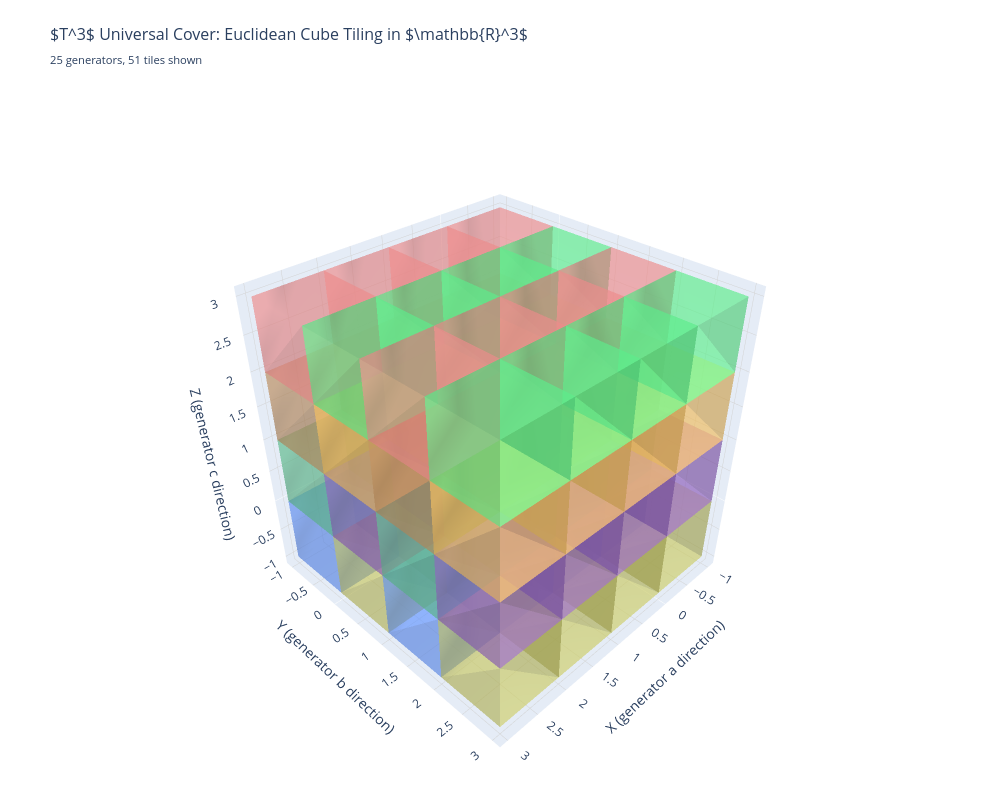

Notebook source saved alongside this figure:
### Markdown cell above
## 2.3 - 3D Visualization: Derived Cube Tiling & Polyhedron Analysis

We now visualize what the fundamental polyhedron algorithm extracted from T³,
and generate a portion of its universal cover tiling.

### Code cell
print('Analyzing 3-Torus Fundamental Polyhedron:\n')

# Generate universal cover tiles
print('Generating Universal Cover Tiling (depth=1)...')
tiles_3d = fp_3d.tile_universal_cover(depth=1)
print(f'  Total tiles: {len(tiles_3d)}')
print('  Tiles by depth:')
for d in range(2):
    count = sum(1 for t in tiles_3d if t["depth"] == d)
    if count > 0:
        print(f'    Depth {d}: {count} tiles')
print()

# Show the data we're working with
print('Face Pairings (Generators):')
for pairing in fp_3d.face_pairings:
    print(f'  {pairing.generator_symbol}:')
    print(f'    Simplex {pairing.simplex_a_idx} ↔ Simplex {pairing.simplex_b_idx}')
print()

# Create visualization showing both analysis and 3D rendering
print('Rendering 3D Euclidean Cube Tiling...')

fig = go.Figure()

# Generate a small grid of cubes with tile word-address labels
cube_size = 1.0
colors = ['rgba(100, 150, 255, 0.6)', 'rgba(100, 200, 150, 0.6)', 'rgba(200, 150, 100, 0.6)',
          'rgba(255, 150, 150, 0.6)', 'rgba(200, 200, 100, 0.6)', 'rgba(150, 100, 200, 0.6)',
          'rgba(255, 200, 100, 0.6)', 'rgba(100, 255, 150, 0.6)']
color_idx = 0
cube_count = 0

# Map from tile word address to position
tile_positions = {}

for x in range(-1, 3):
    for y in range(-1, 3):
        for z in range(-1, 3):
            # Define the 8 vertices of the cube at (x, y, z)
            vx = [x, x+cube_size, x+cube_size, x, x, x+cube_size, x+cube_size, x]
            vy = [y, y, y+cube_size, y+cube_size, y, y, y+cube_size, y+cube_size]
            vz = [z, z, z, z, z+cube_size, z+cube_size, z+cube_size, z+cube_size]

            # Determine which tile this represents (if available from computed tiles)
            tile_label = f"({x},{y},{z})"

            # Mesh3d uses i, j, k indices to define triangular faces
            fig.add_trace(go.Mesh3d(
                x=vx, y=vy, z=vz,
                i=[7, 0, 0, 0, 4, 4, 6, 6, 4, 0, 3, 2],
                j=[3, 4, 1, 2, 5, 6, 5, 2, 0, 1, 6, 3],
                k=[0, 7, 2, 3, 6, 7, 1, 1, 5, 5, 7, 6],
                color=colors[color_idx % len(colors)],
                hovertemplate=tile_label + '<extra></extra>',
                name=tile_label,
                showlegend=False,
                opacity=0.7
            ))
            color_idx += 1
            cube_count += 1

fig.update_layout(
    title=dict(text=r"$T^3$ Universal Cover: Euclidean Cube Tiling in $\mathbb{R}^3$" + f"<br><sub>{len(fp_3d.face_pairings)} generators, {len(tiles_3d)} tiles shown</sub>", font=dict(size=16)),
    scene=dict(
        xaxis_title='X (generator a direction)', yaxis_title='Y (generator b direction)', zaxis_title='Z (generator c direction)',
        xaxis=dict(showgrid=True, gridwidth=1, gridcolor='LightGray'),
        yaxis=dict(showgrid=True, gridwidth=1, gridcolor='LightGray'),
        zaxis=dict(showgrid=True, gridwidth=1, gridcolor='LightGray'),
        camera=dict(
            eye=dict(x=1.5, y=1.5, z=1.5)
        )
    ),
    width=1000, height=800,
    hovermode='closest',
    margin=dict(l=0, r=0, t=80, b=0)
)
fig.show()
print(f'✓ 3D visualization complete ({cube_count} cubes rendered, {len(tiles_3d)} tiles from polyhedron algorithm)\n')

### Figure 1 — Plotly figure (JSON) as saved in the notebook; plotly's stock layout.template omitted (floating-point values rounded to 4 significant figures)
{"data": [{"color": "rgba(100, 150, 255, 0.6)", "hovertemplate": "(-1,-1,-1)<extra></extra>", "i": [7, 0, 0, 0, 4, 4, 6, 6, 4, 0, 3, 2], "j": [3, 4, 1, 2, 5, 6, 5, 2, 0, 1, 6, 3], "k": [0, 7, 2, 3, 6, 7, 1, 1, 5, 5, 7, 6], "name": "(-1,-1,-1)", "opacity": 0.7, "showlegend": false, "type": "mesh3d", "x": [-1, 0.0, 0.0, -1, -1, 0.0, 0.0, -1], "y": [-1, -1, 0.0, 0.0, -1, -1, 0.0, 0.0], "z": [-1, -1, -1, -1, 0.0, 0.0, 0.0, 0.0]}, {"color": "rgba(100, 200, 150, 0.6)", "hovertemplate": "(-1,-1,0)<extra></extra>", "i": [7, 0, 0, 0, 4, 4, 6, 6, 4, 0, 3, 2], "j": [3, 4, 1, 2, 5, 6, 5, 2, 0, 1, 6, 3], "k": [0, 7, 2, 3, 6, 7, 1, 1, 5, 5, 7, 6], "name": "(-1,-1,0)", "opacity": 0.7, "showlegend": false, "type": "mesh3d", "x": [-1, 0.0, 0.0, -1, -1, 0.0, 0.0, -1], "y": [-1, -1, 0.0, 0.0, -1, -1, 0.0, 0.0], "z": [0, 0, 0, 0, 1.0, 1.0, 1.0, 1.0]}, {"color": "rgba(200, 150, 100, 0.6)", "hovertemplate": "(-1,-1,1)<extra></extra>", "i": [7, 0, 0, 0, 4, 4, 6, 6, 4, 0, 3, 2], "j": [3, 4, 1, 2, 5, 6, 5, 2, 0, 1, 6, 3], "k": [0, 7, 2, 3, 6, 7, 1, 1, 5, 5, 7, 6], "name": "(-1,-1,1)", "opacity": 0.7, "showlegend": false, "type": "mesh3d", "x": [-1, 0.0, 0.0, -1, -1, 0.0, 0.0, -1], "y": [-1, -1, 0.0, 0.0, -1, -1, 0.0, 0.0], "z": [1, 1, 1, 1, 2.0, 2.0, 2.0, 2.0]}, {"color": "rgba(255, 150, 150, 0.6)", "hovertemplate": "(-1,-1,2)<extra></extra>", "i": [7, 0, 0, 0, 4, 4, 6, 6, 4, 0, 3, 2], "j": [3, 4, 1, 2, 5, 6, 5, 2, 0, 1, 6, 3], "k": [0, 7, 2, 3, 6, 7, 1, 1, 5, 5, 7, 6], "name": "(-1,-1,2)", "opacity": 0.7, "showlegend": false, "type": "mesh3d", "x": [-1, 0.0, 0.0, -1, -1, 0.0, 0.0, -1], "y": [-1, -1, 0.0, 0.0, -1, -1, 0.0, 0.0], "z": [2, 2, 2, 2, 3.0, 3.0, 3.0, 3.0]}, {"color": "rgba(200, 200, 100, 0.6)", "hovertemplate": "(-1,0,-1)<extra></extra>", "i": [7, 0, 0, 0, 4, 4, 6, 6, 4, 0, 3, 2], "j": [3, 4, 1, 2, 5, 6, 5, 2, 0, 1, 6, 3], "k": [0, 7, 2, 3, 6, 7, 1, 1, 5, 5, 7, 6], "name": "(-1,0,-1)", "opacity": 0.7, "showlegend": false, "type": "mesh3d", "x": [-1, 0.0, 0.0, -1, -1, 0.0, 0.0, -1], "y": [0, 0, 1.0, 1.0, 0, 0, 1.0, 1.0], "z": [-1, -1, -1, -1, 0.0, 0.0, 0.0, 0.0]}, {"color": "rgba(150, 100, 200, 0.6)", "hovertemplate": "(-1,0,0)<extra></extra>", "i": [7, 0, 0, 0, 4, 4, 6, 6, 4, 0, 3, 2], "j": [3, 4, 1, 2, 5, 6, 5, 2, 0, 1, 6, 3], "k": [0, 7, 2, 3, 6, 7, 1, 1, 5, 5, 7, 6], "name": "(-1,0,0)", "opacity": 0.7, "showlegend": false, "type": "mesh3d", "x": [-1, 0.0, 0.0, -1, -1, 0.0, 0.0, -1], "y": [0, 0, 1.0, 1.0, 0, 0, 1.0, 1.0], "z": [0, 0, 0, 0, 1.0, 1.0, 1.0, 1.0]}, {"color": "rgba(255, 200, 100, 0.6)", "hovertemplate": "(-1,0,1)<extra></extra>", "i": [7, 0, 0, 0, 4, 4, 6, 6, 4, 0, 3, 2], "j": [3, 4, 1, 2, 5, 6, 5, 2, 0, 1, 6, 3], "k": [0, 7, 2, 3, 6, 7, 1, 1, 5, 5, 7, 6], "name": "(-1,0,1)", "opacity": 0.7, "showlegend": false, "type": "mesh3d", "x": [-1, 0.0, 0.0, -1, -1, 0.0, 0.0, -1], "y": [0, 0, 1.0, 1.0, 0, 0, 1.0, 1.0], "z": [1, 1, 1, 1, 2.0, 2.0, 2.0, 2.0]}, {"color": "rgba(100, 255, 150, 0.6)", "hovertemplate": "(-1,0,2)<extra></extra>", "i": [7, 0, 0, 0, 4, 4, 6, 6, 4, 0, 3, 2], "j": [3, 4, 1, 2, 5, 6, 5, 2, 0, 1, 6, 3], "k": [0, 7, 2, 3, 6, 7, 1, 1, 5, 5, 7, 6], "name": "(-1,0,2)", "opacity": 0.7, "showlegend": false, "type": "mesh3d", "x": [-1, 0.0, 0.0, -1, -1, 0.0, 0.0, -1], "y": [0, 0, 1.0, 1.0, 0, 0, 1.0, 1.0], "z": [2, 2, 2, 2, 3.0, 3.0, 3.0, 3.0]}, {"color": "rgba(100, 150, 255, 0.6)", "hovertemplate": "(-1,1,-1)<extra></extra>", "i": [7, 0, 0, 0, 4, 4, 6, 6, 4, 0, 3, 2], "j": [3, 4, 1, 2, 5, 6, 5, 2, 0, 1, 6, 3], "k": [0, 7, 2, 3, 6, 7, 1, 1, 5, 5, 7, 6], "name": "(-1,1,-1)", "opacity": 0.7, "showlegend": false, "type": "mesh3d", "x": [-1, 0.0, 0.0, -1, -1, 0.0, 0.0, -1], "y": [1, 1, 2.0, 2.0, 1, 1, 2.0, 2.0], "z": [-1, -1, -1, -1, 0.0, 0.0, 0.0, 0.0]}, {"color": "rgba(100, 200, 150, 0.6)", "hovertemplate": "(-1,1,0)<extra></extra>", "i": [7, 0, 0, 0, 4, 4, 6, 6, 4, 0, 3, 2], "j": [3, 4, 1, 2, 5, 6, 5, 2, 0, 1, 6, 3], "k": [0, 7, 2, 3, 6, 7, 1, 1, 5, 5, 7, 6], "name": "(-1,1,0)", "opacity": 0.7, "showlegend": false, "type": "mesh3d", "x": [-1, 0.0, 0.0, -1, -1, 0.0, 0.0, -1], "y": [1, 1, 2.0, 2.0, 1, 1, 2.0, 2.0], "z": [0, 0, 0, 0, 1.0, 1.0, 1.0, 1.0]}, {"color": "rgba(200, 150, 100, 0.6)", "hovertemplate": "(-1,1,1)<extra></extra>", "i": [7, 0, 0, 0, 4, 4, 6, 6, 4, 0, 3, 2], "j": [3, 4, 1, 2, 5, 6, 5, 2, 0, 1, 6, 3], "k": [0, 7, 2, 3, 6, 7, 1, 1, 5, 5, 7, 6], "name": "(-1,1,1)", "opacity": 0.7, "showlegend": false, "type": "mesh3d", "x": [-1, 0.0, 0.0, -1, -1, 0.0, 0.0, -1], "y": [1, 1, 2.0, 2.0, 1, 1, 2.0, 2.0], "z": [1, 1, 1, 1, 2.0, 2.0, 2.0, 2.0]}, {"color": "rgba(255, 150, 150, 0.6)", "hovertemplate": "(-1,1,2)<extra></extra>", "i": [7, 0, 0, 0, 4, 4, 6, 6, 4, 0, 3, 2], "j": [3, 4, 1, 2, 5, 6, 5, 2, 0, 1, 6, 3], "k": [0, 7, 2, 3, 6, 7, 1, 1, 5, 5, 7, 6], "name": "(-1,1,2)", "opacity": 0.7, "showlegend": false, "type": "mesh3d", "x": [-1, 0.0, 0.0, -1, -1, 0.0, 0.0, -1], "y": [1, 1, 2.0, 2.0, 1, 1, 2.0, 2.0], "z": [2, 2, 2, 2, 3.0, 3.0, 3.0, 3.0]}, {"color": "rgba(200, 200, 100, 0.6)", "hovertemplate": "(-1,2,-1)<extra></extra>", "i": [7, 0, 0, 0, 4, 4, 6, 6, 4, 0, 3, 2], "j": [3, 4, 1, 2, 5, 6, 5, 2, 0, 1, 6, 3], "k": [0, 7, 2, 3, 6, 7, 1, 1, 5, 5, 7, 6], "name": "(-1,2,-1)", "opacity": 0.7, "showlegend": false, "type": "mesh3d", "x": [-1, 0.0, 0.0, -1, -1, 0.0, 0.0, -1], "y": [2, 2, 3.0, 3.0, 2, 2, 3.0, 3.0], "z": [-1, -1, -1, -1, 0.0, 0.0, 0.0, 0.0]}, {"color": "rgba(150, 100, 200, 0.6)", "hovertemplate": "(-1,2,0)<extra></extra>", "i": [7, 0, 0, 0, 4, 4, 6, 6, 4, 0, 3, 2], "j": [3, 4, 1, 2, 5, 6, 5, 2, 0, 1, 6, 3], "k": [0, 7, 2, 3, 6, 7, 1, 1, 5, 5, 7, 6], "name": "(-1,2,0)", "opacity": 0.7, "showlegend": false, "type": "mesh3d", "x": [-1, 0.0, 0.0, -1, -1, 0.0, 0.0, -1], "y": [2, 2, 3.0, 3.0, 2, 2, 3.0, 3.0], "z": [0, 0, 0, 0, 1.0, 1.0, 1.0, 1.0]}, {"color": "rgba(255, 200, 100, 0.6)", "hovertemplate": "(-1,2,1)<extra></extra>", "i": [7, 0, 0, 0, 4, 4, 6, 6, 4, 0, 3, 2], "j": [3, 4, 1, 2, 5, 6, 5, 2, 0, 1, 6, 3], "k": [0, 7, 2, 3, 6, 7, 1, 1, 5, 5, 7, 6], "name": "(-1,2,1)", "opacity": 0.7, "showlegend": false, "type": "mesh3d", "x": [-1, 0.0, 0.0, -1, -1, 0.0, 0.0, -1], "y": [2, 2, 3.0, 3.0, 2, 2, 3.0, 3.0], "z": [1, 1, 1, 1, 2.0, 2.0, 2.0, 2.0]}, {"color": "rgba(100, 255, 150, 0.6)", "hovertemplate": "(-1,2,2)<extra></extra>", "i": [7, 0, 0, 0, 4, 4, 6, 6, 4, 0, 3, 2], "j": [3, 4, 1, 2, 5, 6, 5, 2, 0, 1, 6, 3], "k": [0, 7, 2, 3, 6, 7, 1, 1, 5, 5, 7, 6], "name": "(-1,2,2)", "opacity": 0.7, "showlegend": false, "type": "mesh3d", "x": [-1, 0.0, 0.0, -1, -1, 0.0, 0.0, -1], "y": [2, 2, 3.0, 3.0, 2, 2, 3.0, 3.0], "z": [2, 2, 2, 2, 3.0, 3.0, 3.0, 3.0]}, {"color": "rgba(100, 150, 255, 0.6)", "hovertemplate": "(0,-1,-1)<extra></extra>", "i": [7, 0, 0, 0, 4, 4, 6, 6, 4, 0, 3, 2], "j": [3, 4, 1, 2, 5, 6, 5, 2, 0, 1, 6, 3], "k": [0, 7, 2, 3, 6, 7, 1, 1, 5, 5, 7, 6], "name": "(0,-1,-1)", "opacity": 0.7, "showlegend": false, "type": "mesh3d", "x": [0, 1.0, 1.0, 0, 0, 1.0, 1.0, 0], "y": [-1, -1, 0.0, 0.0, -1, -1, 0.0, 0.0], "z": [-1, -1, -1, -1, 0.0, 0.0, 0.0, 0.0]}, {"color": "rgba(100, 200, 150, 0.6)", "hovertemplate": "(0,-1,0)<extra></extra>", "i": [7, 0, 0, 0, 4, 4, 6, 6, 4, 0, 3, 2], "j": [3, 4, 1, 2, 5, 6, 5, 2, 0, 1, 6, 3], "k": [0, 7, 2, 3, 6, 7, 1, 1, 5, 5, 7, 6], "name": "(0,-1,0)", "opacity": 0.7, "showlegend": false, "type": "mesh3d", "x": [0, 1.0, 1.0, 0, 0, 1.0, 1.0, 0], "y": [-1, -1, 0.0, 0.0, -1, -1, 0.0, 0.0], "z": [0, 0, 0, 0, 1.0, 1.0, 1.0, 1.0]}, {"color": "rgba(200, 150, 100, 0.6)", "hovertemplate": "(0,-1,1)<extra></extra>", "i": [7, 0, 0, 0, 4, 4, 6, 6, 4, 0, 3, 2], "j": [3, 4, 1, 2, 5, 6, 5, 2, 0, 1, 6, 3], "k": [0, 7, 2, 3, 6, 7, 1, 1, 5, 5, 7, 6], "name": "(0,-1,1)", "opacity": 0.7, "showlegend": false, "type": "mesh3d", "x": [0, 1.0, 1.0, 0, 0, 1.0, 1.0, 0], "y": [-1, -1, 0.0, 0.0, -1, -1, 0.0, 0.0], "z": [1, 1, 1, 1, 2.0, 2.0, 2.0, 2.0]}, {"color": "rgba(255, 150, 150, 0.6)", "hovertemplate": "(0,-1,2)<extra></extra>", "i": [7, 0, 0, 0, 4, 4, 6, 6, 4, 0, 3, 2], "j": [3, 4, 1, 2, 5, 6, 5, 2, 0, 1, 6, 3], "k": [0, 7, 2, 3, 6, 7, 1, 1, 5, 5, 7, 6], "name": "(0,-1,2)", "opacity": 0.7, "showlegend": false, "type": "mesh3d", "x": [0, 1.0, 1.0, 0, 0, 1.0, 1.0, 0], "y": [-1, -1, 0.0, 0.0, -1, -1, 0.0, 0.0], "z": [2, 2, 2, 2, 3.0, 3.0, 3.0, 3.0]}, {"color": "rgba(200, 200, 100, 0.6)", "hovertemplate": "(0,0,-1)<extra></extra>", "i": [7, 0, 0, 0, 4, 4, 6, 6, 4, 0, 3, 2], "j": [3, 4, 1, 2, 5, 6, 5, 2, 0, 1, 6, 3], "k": [0, 7, 2, 3, 6, 7, 1, 1, 5, 5, 7, 6], "name": "(0,0,-1)", "opacity": 0.7, "showlegend": false, "type": "mesh3d", "x": [0, 1.0, 1.0, 0, 0, 1.0, 1.0, 0], "y": [0, 0, 1.0, 1.0, 0, 0, 1.0, 1.0], "z": [-1, -1, -1, -1, 0.0, 0.0, 0.0, 0.0]}, {"color": "rgba(150, 100, 200, 0.6)", "hovertemplate": "(0,0,0)<extra></extra>", "i": [7, 0, 0, 0, 4, 4, 6, 6, 4, 0, 3, 2], "j": [3, 4, 1, 2, 5, 6, 5, 2, 0, 1, 6, 3], "k": [0, 7, 2, 3, 6, 7, 1, 1, 5, 5, 7, 6], "name": "(0,0,0)", "opacity": 0.7, "showlegend": false, "type": "mesh3d", "x": [0, 1.0, 1.0, 0, 0, 1.0, 1.0, 0], "y": [0, 0, 1.0, 1.0, 0, 0, 1.0, 1.0], "z": [0, 0, 0, 0, 1.0, 1.0, 1.0, 1.0]}, {"color": "rgba(255, 200, 100, 0.6)", "hovertemplate": "(0,0,1)<extra></extra>", "i": [7, 0, 0, 0, 4, 4, 6, 6, 4, 0, 3, 2], "j": [3, 4, 1, 2, 5, 6, 5, 2, 0, 1, 6, 3], "k": [0, 7, 2, 3, 6, 7, 1, 1, 5, 5, 7, 6], "name": "(0,0,1)", "opacity": 0.7, "showlegend": false, "type": "mesh3d", "x": [0, 1.0, 1.0, 0, 0, 1.0, 1.0, 0], "y": [0, 0, 1.0, 1.0, 0, 0, 1.0, 1.0], "z": [1, 1, 1, 1, 2.0, 2.0, 2.0, 2.0]}, {"color": "rgba(100, 255, 150, 0.6)", "hovertemplate": "(0,0,2)<extra></extra>", "i": [7, 0, 0, 0, 4, 4, 6, 6, 4, 0, 3, 2], "j": [3, 4, 1, 2, 5, 6, 5, 2, 0, 1, 6, 3], "k": [0, 7, 2, 3, 6, 7, 1, 1, 5, 5, 7, 6], "name": "(0,0,2)", "opacity": 0.7, "showlegend": false, "type": "mesh3d", "x": [0, 1.0, 1.0, 0, 0, 1.0, 1.0, 0], "y": [0, 0, 1.0, 1.0, 0, 0, 1.0, 1.0], "z": [2, 2, 2, 2, 3.0, 3.0, 3.0, 3.0]}, {"color": "rgba(100, 150, 255, 0.6)", "hovertemplate": "(0,1,-1)<extra></extra>", "i": [7, 0, 0, 0, 4, 4, 6, 6, 4, 0, 3, 2], "j": [3, 4, 1, 2, 5, 6, 5, 2, 0, 1, 6, 3], "k": [0, 7, 2, 3, 6, 7, 1, 1, 5, 5, 7, 6], "name": "(0,1,-1)", "opacity": 0.7, "showlegend": false, "type": "mesh3d", "x": [0, 1.0, 1.0, 0, 0, 1.0, 1.0, 0], "y": [1, 1, 2.0, 2.0, 1, 1, 2.0, 2.0], "z": [-1, -1, -1, -1, 0.0, 0.0, 0.0, 0.0]}, {"color": "rgba(100, 200, 150, 0.6)", "hovertemplate": "(0,1,0)<extra></extra>", "i": [7, 0, 0, 0, 4, 4, 6, 6, 4, 0, 3, 2], "j": [3, 4, 1, 2, 5, 6, 5, 2, 0, 1, 6, 3], "k": [0, 7, 2, 3, 6, 7, 1, 1, 5, 5, 7, 6], "name": "(0,1,0)", "opacity": 0.7, "showlegend": false, "type": "mesh3d", "x": [0, 1.0, 1.0, 0, 0, 1.0, 1.0, 0], "y": [1, 1, 2.0, 2.0, 1, 1, 2.0, 2.0], "z": [0, 0, 0, 0, 1.0, 1.0, 1.0, 1.0]}, {"color": "rgba(200, 150, 100, 0.6)", "hovertemplate": "(0,1,1)<extra></extra>", "i": [7, 0, 0, 0, 4, 4, 6, 6, 4, 0, 3, 2], "j": [3, 4, 1, 2, 5, 6, 5, 2, 0, 1, 6, 3], "k": [0, 7, 2, 3, 6, 7, 1, 1, 5, 5, 7, 6], "name": "(0,1,1)", "opacity": 0.7, "showlegend": false, "type": "mesh3d", "x": [0, 1.0, 1.0, 0, 0, 1.0, 1.0, 0], "y": [1, 1, 2.0, 2.0, 1, 1, 2.0, 2.0], "z": [1, 1, 1, 1, 2.0, 2.0, 2.0, 2.0]}, {"color": "rgba(255, 150, 150, 0.6)", "hovertemplate": "(0,1,2)<extra></extra>", "i": [7, 0, 0, 0, 4, 4, 6, 6, 4, 0, 3, 2], "j": [3, 4, 1, 2, 5, 6, 5, 2, 0, 1, 6, 3], "k": [0, 7, 2, 3, 6, 7, 1, 1, 5, 5, 7, 6], "name": "(0,1,2)", "opacity": 0.7, "showlegend": false, "type": "mesh3d", "x": [0, 1.0, 1.0, 0, 0, 1.0, 1.0, 0], "y": [1, 1, 2.0, 2.0, 1, 1, 2.0, 2.0], "z": [2, 2, 2, 2, 3.0, 3.0, 3.0, 3.0]}, {"color": "rgba(200, 200, 100, 0.6)", "hovertemplate": "(0,2,-1)<extra></extra>", "i": [7, 0, 0, 0, 4, 4, 6, 6, 4, 0, 3, 2], "j": [3, 4, 1, 2, 5, 6, 5, 2, 0, 1, 6, 3], "k": [0, 7, 2, 3, 6, 7, 1, 1, 5, 5, 7, 6], "name": "(0,2,-1)", "opacity": 0.7, "showlegend": false, "type": "mesh3d", "x": [0, 1.0, 1.0, 0, 0, 1.0, 1.0, 0], "y": [2, 2, 3.0, 3.0, 2, 2, 3.0, 3.0], "z": [-1, -1, -1, -1, 0.0, 0.0, 0.0, 0.0]}, {"color": "rgba(150, 100, 200, 0.6)", "hovertemplate": "(0,2,0)<extra></extra>", "i": [7, 0, 0, 0, 4, 4, 6, 6, 4, 0, 3, 2], "j": [3, 4, 1, 2, 5, 6, 5, 2, 0, 1, 6, 3], "k": [0, 7, 2, 3, 6, 7, 1, 1, 5, 5, 7, 6], "name": "(0,2,0)", "opacity": 0.7, "showlegend": false, "type": "mesh3d", "x": [0, 1.0, 1.0, 0, 0, 1.0, 1.0, 0], "y": [2, 2, 3.0, 3.0, 2, 2, 3.0, 3.0], "z": [0, 0, 0, 0, 1.0, 1.0, 1.0, 1.0]}, {"color": "rgba(255, 200, 100, 0.6)", "hovertemplate": "(0,2,1)<extra></extra>", "i": [7, 0, 0, 0, 4, 4, 6, 6, 4, 0, 3, 2], "j": [3, 4, 1, 2, 5, 6, 5, 2, 0, 1, 6, 3], "k": [0, 7, 2, 3, 6, 7, 1, 1, 5, 5, 7, 6], "name": "(0,2,1)", "opacity": 0.7, "showlegend": false, "type": "mesh3d", "x": [0, 1.0, 1.0, 0, 0, 1.0, 1.0, 0], "y": [2, 2, 3.0, 3.0, 2, 2, 3.0, 3.0], "z": [1, 1, 1, 1, 2.0, 2.0, 2.0, 2.0]}, {"color": "rgba(100, 255, 150, 0.6)", "hovertemplate": "(0,2,2)<extra></extra>", "i": [7, 0, 0, 0, 4, 4, 6, 6, 4, 0, 3, 2], "j": [3, 4, 1, 2, 5, 6, 5, 2, 0, 1, 6, 3], "k": [0, 7, 2, 3, 6, 7, 1, 1, 5, 5, 7, 6], "name": "(0,2,2)", "opacity": 0.7, "showlegend": false, "type": "mesh3d", "x": [0, 1.0, 1.0, 0, 0, 1.0, 1.0, 0], "y": [2, 2, 3.0, 3.0, 2, 2, 3.0, 3.0], "z": [2, 2, 2, 2, 3.0, 3.0, 3.0, 3.0]}, {"color": "rgba(100, 150, 255, 0.6)", "hovertemplate": "(1,-1,-1)<extra></extra>", "i": [7, 0, 0, 0, 4, 4, 6, 6, 4, 0, 3, 2], "j": [3, 4, 1, 2, 5, 6, 5, 2, 0, 1, 6, 3], "k": [0, 7, 2, 3, 6, 7, 1, 1, 5, 5, 7, 6], "name": "(1,-1,-1)", "opacity": 0.7, "showlegend": false, "type": "mesh3d", "x": [1, 2.0, 2.0, 1, 1, 2.0, 2.0, 1], "y": [-1, -1, 0.0, 0.0, -1, -1, 0.0, 0.0], "z": [-1, -1, -1, -1, 0.0, 0.0, 0.0, 0.0]}, {"color": "rgba(100, 200, 150, 0.6)", "hovertemplate": "(1,-1,0)<extra></extra>", "i": [7, 0, 0, 0, 4, 4, 6, 6, 4, 0, 3, 2], "j": [3, 4, 1, 2, 5, 6, 5, 2, 0, 1, 6, 3], "k": [0, 7, 2, 3, 6, 7, 1, 1, 5, 5, 7, 6], "name": "(1,-1,0)", "opacity": 0.7, "showlegend": false, "type": "mesh3d", "x": [1, 2.0, 2.0, 1, 1, 2.0, 2.0, 1], "y": [-1, -1, 0.0, 0.0, -1, -1, 0.0, 0.0], "z": [0, 0, 0, 0, 1.0, 1.0, 1.0, 1.0]}, {"color": "rgba(200, 150, 100, 0.6)", "hovertemplate": "(1,-1,1)<extra></extra>", "i": [7, 0, 0, 0, 4, 4, 6, 6, 4, 0, 3, 2], "j": [3, 4, 1, 2, 5, 6, 5, 2, 0, 1, 6, 3], "k": [0, 7, 2, 3, 6, 7, 1, 1, 5, 5, 7, 6], "name": "(1,-1,1)", "opacity": 0.7, "showlegend": false, "type": "mesh3d", "x": [1, 2.0, 2.0, 1, 1, 2.0, 2.0, 1], "y": [-1, -1, 0.0, 0.0, -1, -1, 0.0, 0.0], "z": [1, 1, 1, 1, 2.0, 2.0, 2.0, 2.0]}, {"color": "rgba(255, 150, 150, 0.6)", "hovertemplate": "(1,-1,2)<extra></extra>", "i": [7, 0, 0, 0, 4, 4, 6, 6, 4, 0, 3, 2], "j": [3, 4, 1, 2, 5, 6, 5, 2, 0, 1, 6, 3], "k": [0, 7, 2, 3, 6, 7, 1, 1, 5, 5, 7, 6], "name": "(1,-1,2)", "opacity": 0.7, "showlegend": false, "type": "mesh3d", "x": [1, 2.0, 2.0, 1, 1, 2.0, 2.0, 1], "y": [-1, -1, 0.0, 0.0, -1, -1, 0.0, 0.0], "z": [2, 2, 2, 2, 3.0, 3.0, 3.0, 3.0]}, {"color": "rgba(200, 200, 100, 0.6)", "hovertemplate": "(1,0,-1)<extra></extra>", "i": [7, 0, 0, 0, 4, 4, 6, 6, 4, 0, 3, 2], "j": [3, 4, 1, 2, 5, 6, 5, 2, 0, 1, 6, 3], "k": [0, 7, 2, 3, 6, 7, 1, 1, 5, 5, 7, 6], "name": "(1,0,-1)", "opacity": 0.7, "showlegend": false, "type": "mesh3d", "x": [1, 2.0, 2.0, 1, 1, 2.0, 2.0, 1], "y": [0, 0, 1.0, 1.0, 0, 0, 1.0, 1.0], "z": [-1, -1, -1, -1, 0.0, 0.0, 0.0, 0.0]}, {"color": "rgba(150, 100, 200, 0.6)", "hovertemplate": "(1,0,0)<extra></extra>", "i": [7, 0, 0, 0, 4, 4, 6, 6, 4, 0, 3, 2], "j": [3, 4, 1, 2, 5, 6, 5, 2, 0, 1, 6, 3], "k": [0, 7, 2, 3, 6, 7, 1, 1, 5, 5, 7, 6], "name": "(1,0,0)", "opacity": 0.7, "showlegend": false, "type": "mesh3d", "x": [1, 2.0, 2.0, 1, 1, 2.0, 2.0, 1], "y": [0, 0, 1.0, 1.0, 0, 0, 1.0, 1.0], "z": [0, 0, 0, 0, 1.0, 1.0, 1.0, 1.0]}, {"color": "rgba(255, 200, 100, 0.6)", "hovertemplate": "(1,0,1)<extra></extra>", "i": [7, 0, 0, 0, 4, 4, 6, 6, 4, 0, 3, 2], "j": [3, 4, 1, 2, 5, 6, 5, 2, 0, 1, 6, 3], "k": [0, 7, 2, 3, 6, 7, 1, 1, 5, 5, 7, 6], "name": "(1,0,1)", "opacity": 0.7, "showlegend": false, "type": "mesh3d", "x": [1, 2.0, 2.0, 1, 1, 2.0, 2.0, 1], "y": [0, 0, 1.0, 1.0, 0, 0, 1.0, 1.0], "z": [1, 1, 1, 1, 2.0, 2.0, 2.0, 2.0]}, {"color": "rgba(100, 255, 150, 0.6)", "hovertemplate": "(1,0,2)<extra></extra>", "i": [7, 0, 0, 0, 4, 4, 6, 6, 4, 0, 3, 2], "j": [3, 4, 1, 2, 5, 6, 5, 2, 0, 1, 6, 3], "k": [0, 7, 2, 3, 6, 7, 1, 1, 5, 5, 7, 6], "name": "(1,0,2)", "opacity": 0.7, "showlegend": false, "type": "mesh3d", "x": [1, 2.0, 2.0, 1, 1, 2.0, 2.0, 1], "y": [0, 0, 1.0, 1.0, 0, 0, 1.0, 1.0], "z": [2, 2, 2, 2, 3.0, 3.0, 3.0, 3.0]}, {"color": "rgba(100, 150, 255, 0.6)", "hovertemplate": "(1,1,-1)<extra></extra>", "i": [7, 0, 0, 0, 4, 4, 6, 6, 4, 0, 3, 2], "j": [3, 4, 1, 2, 5, 6, 5, 2, 0, 1, 6, 3], "k": [0, 7, 2, 3, 6, 7, 1, 1, 5, 5, 7, 6], "name": "(1,1,-1)", "opacity": 0.7, "showlegend": false, "type": "mesh3d", "x": [1, 2.0, 2.0, 1, 1, 2.0, 2.0, 1], "y": [1, 1, 2.0, 2.0, 1, 1, 2.0, 2.0], "z": [-1, -1, -1, -1, 0.0, 0.0, 0.0, 0.0]}, {"color": "rgba(100, 200, 150, 0.6)", "hovertemplate": "(1,1,0)<extra></extra>", "i": [7, 0, 0, 0, 4, 4, 6, 6, 4, 0, 3, 2], "j": [3, 4, 1, 2, 5, 6, 5, 2, 0, 1, 6, 3], "k": [0, 7, 2, 3, 6, 7, 1, 1, 5, 5, 7, 6], "name": "(1,1,0)", "opacity": 0.7, "showlegend": false, "type": "mesh3d", "x": [1, 2.0, 2.0, 1, 1, 2.0, 2.0, 1], "y": [1, 1, 2.0, 2.0, 1, 1, 2.0, 2.0], "z": [0, 0, 0, 0, 1.0, 1.0, 1.0, 1.0]}, {"color": "rgba(200, 150, 100, 0.6)", "hovertemplate": "(1,1,1)<extra></extra>", "i": [7, 0, 0, 0, 4, 4, 6, 6, 4, 0, 3, 2], "j": [3, 4, 1, 2, 5, 6, 5, 2, 0, 1, 6, 3], "k": [0, 7, 2, 3, 6, 7, 1, 1, 5, 5, 7, 6], "name": "(1,1,1)", "opacity": 0.7, "showlegend": false, "type": "mesh3d", "x": [1, 2.0, 2.0, 1, 1, 2.0, 2.0, 1], "y": [1, 1, 2.0, 2.0, 1, 1, 2.0, 2.0], "z": [1, 1, 1, 1, 2.0, 2.0, 2.0, 2.0]}, {"color": "rgba(255, 150, 150, 0.6)", "hovertemplate": "(1,1,2)<extra></extra>", "i": [7, 0, 0, 0, 4, 4, 6, 6, 4, 0, 3, 2], "j": [3, 4, 1, 2, 5, 6, 5, 2, 0, 1, 6, 3], "k": [0, 7, 2, 3, 6, 7, 1, 1, 5, 5, 7, 6], "name": "(1,1,2)", "opacity": 0.7, "showlegend": false, "type": "mesh3d", "x": [1, 2.0, 2.0, 1, 1, 2.0, 2.0, 1], "y": [1, 1, 2.0, 2.0, 1, 1, 2.0, 2.0], "z": [2, 2, 2, 2, 3.0, 3.0, 3.0, 3.0]}, {"color": "rgba(200, 200, 100, 0.6)", "hovertemplate": "(1,2,-1)<extra></extra>", "i": [7, 0, 0, 0, 4, 4, 6, 6, 4, 0, 3, 2], "j": [3, 4, 1, 2, 5, 6, 5, 2, 0, 1, 6, 3], "k": [0, 7, 2, 3, 6, 7, 1, 1, 5, 5, 7, 6], "name": "(1,2,-1)", "opacity": 0.7, "showlegend": false, "type": "mesh3d", "x": [1, 2.0, 2.0, 1, 1, 2.0, 2.0, 1], "y": [2, 2, 3.0, 3.0, 2, 2, 3.0, 3.0], "z": [-1, -1, -1, -1, 0.0, 0.0, 0.0, 0.0]}, {"color": "rgba(150, 100, 200, 0.6)", "hovertemplate": "(1,2,0)<extra></extra>", "i": [7, 0, 0, 0, 4, 4, 6, 6, 4, 0, 3, 2], "j": [3, 4, 1, 2, 5, 6, 5, 2, 0, 1, 6, 3], "k": [0, 7, 2, 3, 6, 7, 1, 1, 5, 5, 7, 6], "name": "(1,2,0)", "opacity": 0.7, "showlegend": false, "type": "mesh3d", "x": [1, 2.0, 2.0, 1, 1, 2.0, 2.0, 1], "y": [2, 2, 3.0, 3.0, 2, 2, 3.0, 3.0], "z": [0, 0, 0, 0, 1.0, 1.0, 1.0, 1.0]}, {"color": "rgba(255, 200, 100, 0.6)", "hovertemplate": "(1,2,1)<extra></extra>", "i": [7, 0, 0, 0, 4, 4, 6, 6, 4, 0, 3, 2], "j": [3, 4, 1, 2, 5, 6, 5, 2, 0, 1, 6, 3], "k": [0, 7, 2, 3, 6, 7, 1, 1, 5, 5, 7, 6], "name": "(1,2,1)", "opacity": 0.7, "showlegend": false, "type": "mesh3d", "x": [1, 2.0, 2.0, 1, 1, 2.0, 2.0, 1], "y": [2, 2, 3.0, 3.0, 2, 2, 3.0, 3.0], "z": [1, 1, 1, 1, 2.0, 2.0, 2.0, 2.0]}, {"color": "rgba(100, 255, 150, 0.6)", "hovertemplate": "(1,2,2)<extra></extra>", "i": [7, 0, 0, 0, 4, 4, 6, 6, 4, 0, 3, 2], "j": [3, 4, 1, 2, 5, 6, 5, 2, 0, 1, 6, 3], "k": [0, 7, 2, 3, 6, 7, 1, 1, 5, 5, 7, 6], "name": "(1,2,2)", "opacity": 0.7, "showlegend": false, "type": "mesh3d", "x": [1, 2.0, 2.0, 1, 1, 2.0, 2.0, 1], "y": [2, 2, 3.0, 3.0, 2, 2, 3.0, 3.0], "z": [2, 2, 2, 2, 3.0, 3.0, 3.0, 3.0]}, {"color": "rgba(100, 150, 255, 0.6)", "hovertemplate": "(2,-1,-1)<extra></extra>", "i": [7, 0, 0, 0, 4, 4, 6, 6, 4, 0, 3, 2], "j": [3, 4, 1, 2, 5, 6, 5, 2, 0, 1, 6, 3], "k": [0, 7, 2, 3, 6, 7, 1, 1, 5, 5, 7, 6], "name": "(2,-1,-1)", "opacity": 0.7, "showlegend": false, "type": "mesh3d", "x": [2, 3.0, 3.0, 2, 2, 3.0, 3.0, 2], "y": [-1, -1, 0.0, 0.0, -1, -1, 0.0, 0.0], "z": [-1, -1, -1, -1, 0.0, 0.0, 0.0, 0.0]}, {"color": "rgba(100, 200, 150, 0.6)", "hovertemplate": "(2,-1,0)<extra></extra>", "i": [7, 0, 0, 0, 4, 4, 6, 6, 4, 0, 3, 2], "j": [3, 4, 1, 2, 5, 6, 5, 2, 0, 1, 6, 3], "k": [0, 7, 2, 3, 6, 7, 1, 1, 5, 5, 7, 6], "name": "(2,-1,0)", "opacity": 0.7, "showlegend": false, "type": "mesh3d", "x": [2, 3.0, 3.0, 2, 2, 3.0, 3.0, 2], "y": [-1, -1, 0.0, 0.0, -1, -1, 0.0, 0.0], "z": [0, 0, 0, 0, 1.0, 1.0, 1.0, 1.0]}, {"color": "rgba(200, 150, 100, 0.6)", "hovertemplate": "(2,-1,1)<extra></extra>", "i": [7, 0, 0, 0, 4, 4, 6, 6, 4, 0, 3, 2], "j": [3, 4, 1, 2, 5, 6, 5, 2, 0, 1, 6, 3], "k": [0, 7, 2, 3, 6, 7, 1, 1, 5, 5, 7, 6], "name": "(2,-1,1)", "opacity": 0.7, "showlegend": false, "type": "mesh3d", "x": [2, 3.0, 3.0, 2, 2, 3.0, 3.0, 2], "y": [-1, -1, 0.0, 0.0, -1, -1, 0.0, 0.0], "z": [1, 1, 1, 1, 2.0, 2.0, 2.0, 2.0]}, {"color": "rgba(255, 150, 150, 0.6)", "hovertemplate": "(2,-1,2)<extra></extra>", "i": [7, 0, 0, 0, 4, 4, 6, 6, 4, 0, 3, 2], "j": [3, 4, 1, 2, 5, 6, 5, 2, 0, 1, 6, 3], "k": [0, 7, 2, 3, 6, 7, 1, 1, 5, 5, 7, 6], "name": "(2,-1,2)", "opacity": 0.7, "showlegend": false, "type": "mesh3d", "x": [2, 3.0, 3.0, 2, 2, 3.0, 3.0, 2], "y": [-1, -1, 0.0, 0.0, -1, -1, 0.0, 0.0], "z": [2, 2, 2, 2, 3.0, 3.0, 3.0, 3.0]}, {"color": "rgba(200, 200, 100, 0.6)", "hovertemplate": "(2,0,-1)<extra></extra>", "i": [7, 0, 0, 0, 4, 4, 6, 6, 4, 0, 3, 2], "j": [3, 4, 1, 2, 5, 6, 5, 2, 0, 1, 6, 3], "k": [0, 7, 2, 3, 6, 7, 1, 1, 5, 5, 7, 6], "name": "(2,0,-1)", "opacity": 0.7, "showlegend": false, "type": "mesh3d", "x": [2, 3.0, 3.0, 2, 2, 3.0, 3.0, 2], "y": [0, 0, 1.0, 1.0, 0, 0, 1.0, 1.0], "z": [-1, -1, -1, -1, 0.0, 0.0, 0.0, 0.0]}, {"color": "rgba(150, 100, 200, 0.6)", "hovertemplate": "(2,0,0)<extra></extra>", "i": [7, 0, 0, 0, 4, 4, 6, 6, 4, 0, 3, 2], "j": [3, 4, 1, 2, 5, 6, 5, 2, 0, 1, 6, 3], "k": [0, 7, 2, 3, 6, 7, 1, 1, 5, 5, 7, 6], "name": "(2,0,0)", "opacity": 0.7, "showlegend": false, "type": "mesh3d", "x": [2, 3.0, 3.0, 2, 2, 3.0, 3.0, 2], "y": [0, 0, 1.0, 1.0, 0, 0, 1.0, 1.0], "z": [0, 0, 0, 0, 1.0, 1.0, 1.0, 1.0]}, {"color": "rgba(255, 200, 100, 0.6)", "hovertemplate": "(2,0,1)<extra></extra>", "i": [7, 0, 0, 0, 4, 4, 6, 6, 4, 0, 3, 2], "j": [3, 4, 1, 2, 5, 6, 5, 2, 0, 1, 6, 3], "k": [0, 7, 2, 3, 6, 7, 1, 1, 5, 5, 7, 6], "name": "(2,0,1)", "opacity": 0.7, "showlegend": false, "type": "mesh3d", "x": [2, 3.0, 3.0, 2, 2, 3.0, 3.0, 2], "y": [0, 0, 1.0, 1.0, 0, 0, 1.0, 1.0], "z": [1, 1, 1, 1, 2.0, 2.0, 2.0, 2.0]}, {"color": "rgba(100, 255, 150, 0.6)", "hovertemplate": "(2,0,2)<extra></extra>", "i": [7, 0, 0, 0, 4, 4, 6, 6, 4, 0, 3, 2], "j": [3, 4, 1, 2, 5, 6, 5, 2, 0, 1, 6, 3], "k": [0, 7, 2, 3, 6, 7, 1, 1, 5, 5, 7, 6], "name": "(2,0,2)", "opacity": 0.7, "showlegend": false, "type": "mesh3d", "x": [2, 3.0, 3.0, 2, 2, 3.0, 3.0, 2], "y": [0, 0, 1.0, 1.0, 0, 0, 1.0, 1.0], "z": [2, 2, 2, 2, 3.0, 3.0, 3.0, 3.0]}, {"color": "rgba(100, 150, 255, 0.6)", "hovertemplate": "(2,1,-1)<extra></extra>", "i": [7, 0, 0, 0, 4, 4, 6, 6, 4, 0, 3, 2], "j": [3, 4, 1, 2, 5, 6, 5, 2, 0, 1, 6, 3], "k": [0, 7, 2, 3, 6, 7, 1, 1, 5, 5, 7, 6], "name": "(2,1,-1)", "opacity": 0.7, "showlegend": false, "type": "mesh3d", "x": [2, 3.0, 3.0, 2, 2, 3.0, 3.0, 2], "y": [1, 1, 2.0, 2.0, 1, 1, 2.0, 2.0], "z": [-1, -1, -1, -1, 0.0, 0.0, 0.0, 0.0]}, {"color": "rgba(100, 200, 150, 0.6)", "hovertemplate": "(2,1,0)<extra></extra>", "i": [7, 0, 0, 0, 4, 4, 6, 6, 4, 0, 3, 2], "j": [3, 4, 1, 2, 5, 6, 5, 2, 0, 1, 6, 3], "k": [0, 7, 2, 3, 6, 7, 1, 1, 5, 5, 7, 6], "name": "(2,1,0)", "opacity": 0.7, "showlegend": false, "type": "mesh3d", "x": [2, 3.0, 3.0, 2, 2, 3.0, 3.0, 2], "y": [1, 1, 2.0, 2.0, 1, 1, 2.0, 2.0], "z": [0, 0, 0, 0, 1.0, 1.0, 1.0, 1.0]}, {"color": "rgba(200, 150, 100, 0.6)", "hovertemplate": "(2,1,1)<extra></extra>", "i": [7, 0, 0, 0, 4, 4, 6, 6, 4, 0, 3, 2], "j": [3, 4, 1, 2, 5, 6, 5, 2, 0, 1, 6, 3], "k": [0, 7, 2, 3, 6, 7, 1, 1, 5, 5, 7, 6], "name": "(2,1,1)", "opacity": 0.7, "showlegend": false, "type": "mesh3d", "x": [2, 3.0, 3.0, 2, 2, 3.0, 3.0, 2], "y": [1, 1, 2.0, 2.0, 1, 1, 2.0, 2.0], "z": [1, 1, 1, 1, 2.0, 2.0, 2.0, 2.0]}, {"color": "rgba(255, 150, 150, 0.6)", "hovertemplate": "(2,1,2)<extra></extra>", "i": [7, 0, 0, 0, 4, 4, 6, 6, 4, 0, 3, 2], "j": [3, 4, 1, 2, 5, 6, 5, 2, 0, 1, 6, 3], "k": [0, 7, 2, 3, 6, 7, 1, 1, 5, 5, 7, 6], "name": "(2,1,2)", "opacity": 0.7, "showlegend": false, "type": "mesh3d", "x": [2, 3.0, 3.0, 2, 2, 3.0, 3.0, 2], "y": [1, 1, 2.0, 2.0, 1, 1, 2.0, 2.0], "z": [2, 2, 2, 2, 3.0, 3.0, 3.0, 3.0]}, {"color": "rgba(200, 200, 100, 0.6)", "hovertemplate": "(2,2,-1)<extra></extra>", "i": [7, 0, 0, 0, 4, 4, 6, 6, 4, 0, 3, 2], "j": [3, 4, 1, 2, 5, 6, 5, 2, 0, 1, 6, 3], "k": [0, 7, 2, 3, 6, 7, 1, 1, 5, 5, 7, 6], "name": "(2,2,-1)", "opacity": 0.7, "showlegend": false, "type": "mesh3d", "x": [2, 3.0, 3.0, 2, 2, 3.0, 3.0, 2], "y": [2, 2, 3.0, 3.0, 2, 2, 3.0, 3.0], "z": [-1, -1, -1, -1, 0.0, 0.0, 0.0, 0.0]}, {"color": "rgba(150, 100, 200, 0.6)", "hovertemplate": "(2,2,0)<extra></extra>", "i": [7, 0, 0, 0, 4, 4, 6, 6, 4, 0, 3, 2], "j": [3, 4, 1, 2, 5, 6, 5, 2, 0, 1, 6, 3], "k": [0, 7, 2, 3, 6, 7, 1, 1, 5, 5, 7, 6], "name": "(2,2,0)", "opacity": 0.7, "showlegend": false, "type": "mesh3d", "x": [2, 3.0, 3.0, 2, 2, 3.0, 3.0, 2], "y": [2, 2, 3.0, 3.0, 2, 2, 3.0, 3.0], "z": [0, 0, 0, 0, 1.0, 1.0, 1.0, 1.0]}, {"color": "rgba(255, 200, 100, 0.6)", "hovertemplate": "(2,2,1)<extra></extra>", "i": [7, 0, 0, 0, 4, 4, 6, 6, 4, 0, 3, 2], "j": [3, 4, 1, 2, 5, 6, 5, 2, 0, 1, 6, 3], "k": [0, 7, 2, 3, 6, 7, 1, 1, 5, 5, 7, 6], "name": "(2,2,1)", "opacity": 0.7, "showlegend": false, "type": "mesh3d", "x": [2, 3.0, 3.0, 2, 2, 3.0, 3.0, 2], "y": [2, 2, 3.0, 3.0, 2, 2, 3.0, 3.0], "z": [1, 1, 1, 1, 2.0, 2.0, 2.0, 2.0]}, {"color": "rgba(100, 255, 150, 0.6)", "hovertemplate": "(2,2,2)<extra></extra>", "i": [7, 0, 0, 0, 4, 4, 6, 6, 4, 0, 3, 2], "j": [3, 4, 1, 2, 5, 6, 5, 2, 0, 1, 6, 3], "k": [0, 7, 2, 3, 6, 7, 1, 1, 5, 5, 7, 6], "name": "(2,2,2)", "opacity": 0.7, "showlegend": false, "type": "mesh3d", "x": [2, 3.0, 3.0, 2, 2, 3.0, 3.0, 2], "y": [2, 2, 3.0, 3.0, 2, 2, 3.0, 3.0], "z": [2, 2, 2, 2, 3.0, 3.0, 3.0, 3.0]}], "layout": {"height": 800, "hovermode": "closest", "margin": {"b": 0, "l": 0, "r": 0, "t": 80}, "scene": {"camera": {"eye": {"x": 1.5, "y": 1.5, "z": 1.5}}, "xaxis": {"gridcolor": "LightGray", "gridwidth": 1, "showgrid": true, "title": {"text": "X (generator a direction)"}}, "yaxis": {"gridcolor": "LightGray", "gridwidth": 1, "showgrid": true, "title": {"text": "Y (generator b direction)"}}, "zaxis": {"gridcolor": "LightGray", "gridwidth": 1, "showgrid": true, "title": {"text": "Z (generator c direction)"}}}, "title": {"font": {"size": 16}, "text": "$T^3$ Universal Cover: Euclidean Cube Tiling in $\\mathbb{R}^3$<br><sub>25 generators, 51 tiles shown</sub>"}, "width": 1000}}
